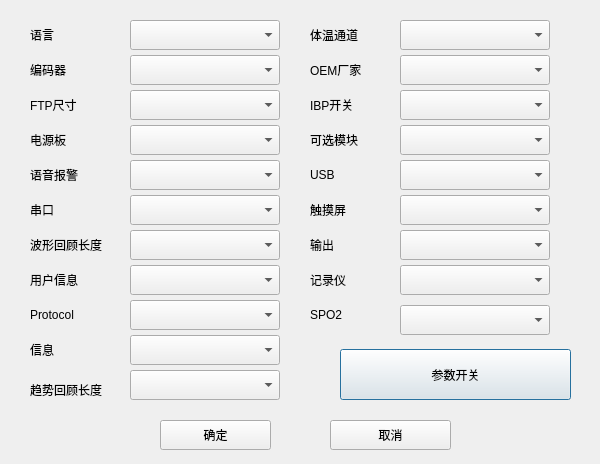
<?xml version="1.0" encoding="UTF-8"?>
<ui version="4.0">
 <class>Dlg_serv_usr_config</class>
 <widget class="QDialog" name="Dlg_serv_usr_config">
  <property name="geometry">
   <rect>
    <x>0</x>
    <y>0</y>
    <width>600</width>
    <height>464</height>
   </rect>
  </property>
  <property name="focusPolicy">
   <enum>Qt::NoFocus</enum>
  </property>
  <property name="windowTitle">
   <string>用户配置</string>
  </property>
  <widget class="QComboBox" name="comboBox_17">
   <property name="geometry">
    <rect>
     <x>130</x>
     <y>370</y>
     <width>150</width>
     <height>30</height>
    </rect>
   </property>
   <property name="maxVisibleItems">
    <number>6</number>
   </property>
  </widget>
  <widget class="QLabel" name="label_13">
   <property name="geometry">
    <rect>
     <x>310</x>
     <y>60</y>
     <width>71</width>
     <height>20</height>
    </rect>
   </property>
   <property name="text">
    <string>OEM厂家</string>
   </property>
  </widget>
  <widget class="QLabel" name="label_17">
   <property name="geometry">
    <rect>
     <x>310</x>
     <y>200</y>
     <width>71</width>
     <height>20</height>
    </rect>
   </property>
   <property name="text">
    <string>触摸屏</string>
   </property>
  </widget>
  <widget class="QLabel" name="label_9">
   <property name="geometry">
    <rect>
     <x>30</x>
     <y>305</y>
     <width>91</width>
     <height>20</height>
    </rect>
   </property>
   <property name="text">
    <string>Protocol</string>
   </property>
  </widget>
  <widget class="QComboBox" name="comboBox_13">
   <property name="geometry">
    <rect>
     <x>400</x>
     <y>20</y>
     <width>150</width>
     <height>30</height>
    </rect>
   </property>
   <property name="maxVisibleItems">
    <number>2</number>
   </property>
  </widget>
  <widget class="QLabel" name="label_12">
   <property name="geometry">
    <rect>
     <x>310</x>
     <y>25</y>
     <width>71</width>
     <height>20</height>
    </rect>
   </property>
   <property name="text">
    <string>体温通道</string>
   </property>
  </widget>
  <widget class="QLabel" name="label_6">
   <property name="geometry">
    <rect>
     <x>30</x>
     <y>200</y>
     <width>71</width>
     <height>20</height>
    </rect>
   </property>
   <property name="text">
    <string>串口</string>
   </property>
  </widget>
  <widget class="QLabel" name="label_2">
   <property name="geometry">
    <rect>
     <x>30</x>
     <y>60</y>
     <width>51</width>
     <height>20</height>
    </rect>
   </property>
   <property name="text">
    <string>编码器</string>
   </property>
  </widget>
  <widget class="QLabel" name="label_7">
   <property name="geometry">
    <rect>
     <x>30</x>
     <y>235</y>
     <width>95</width>
     <height>20</height>
    </rect>
   </property>
   <property name="text">
    <string>波形回顾长度</string>
   </property>
  </widget>
  <widget class="QComboBox" name="comboBox_18">
   <property name="geometry">
    <rect>
     <x>400</x>
     <y>265</y>
     <width>150</width>
     <height>30</height>
    </rect>
   </property>
   <property name="maxVisibleItems">
    <number>2</number>
   </property>
  </widget>
  <widget class="QLabel" name="label_4">
   <property name="geometry">
    <rect>
     <x>30</x>
     <y>130</y>
     <width>61</width>
     <height>20</height>
    </rect>
   </property>
   <property name="text">
    <string>电源板</string>
   </property>
  </widget>
  <widget class="QLabel" name="label_19">
   <property name="geometry">
    <rect>
     <x>310</x>
     <y>270</y>
     <width>71</width>
     <height>20</height>
    </rect>
   </property>
   <property name="text">
    <string>记录仪 </string>
   </property>
  </widget>
  <widget class="QComboBox" name="comboBox">
   <property name="geometry">
    <rect>
     <x>130</x>
     <y>20</y>
     <width>150</width>
     <height>30</height>
    </rect>
   </property>
   <property name="maxVisibleItems">
    <number>2</number>
   </property>
  </widget>
  <widget class="QPushButton" name="pushButton_3">
   <property name="geometry">
    <rect>
     <x>340</x>
     <y>349</y>
     <width>231</width>
     <height>51</height>
    </rect>
   </property>
   <property name="text">
    <string>参数开关</string>
   </property>
  </widget>
  <widget class="QLabel" name="label_15">
   <property name="geometry">
    <rect>
     <x>310</x>
     <y>130</y>
     <width>71</width>
     <height>20</height>
    </rect>
   </property>
   <property name="text">
    <string>可选模块</string>
   </property>
  </widget>
  <widget class="QLabel" name="label_10">
   <property name="geometry">
    <rect>
     <x>30</x>
     <y>340</y>
     <width>101</width>
     <height>20</height>
    </rect>
   </property>
   <property name="text">
    <string>信息</string>
   </property>
  </widget>
  <widget class="QLabel" name="label_18">
   <property name="geometry">
    <rect>
     <x>310</x>
     <y>235</y>
     <width>71</width>
     <height>20</height>
    </rect>
   </property>
   <property name="text">
    <string>输出</string>
   </property>
  </widget>
  <widget class="QLabel" name="label">
   <property name="geometry">
    <rect>
     <x>30</x>
     <y>25</y>
     <width>41</width>
     <height>20</height>
    </rect>
   </property>
   <property name="text">
    <string>语言</string>
   </property>
  </widget>
  <widget class="QLabel" name="label_8">
   <property name="geometry">
    <rect>
     <x>30</x>
     <y>270</y>
     <width>91</width>
     <height>20</height>
    </rect>
   </property>
   <property name="text">
    <string>用户信息</string>
   </property>
  </widget>
  <widget class="QComboBox" name="comboBox_16">
   <property name="geometry">
    <rect>
     <x>400</x>
     <y>305</y>
     <width>150</width>
     <height>30</height>
    </rect>
   </property>
   <property name="maxVisibleItems">
    <number>2</number>
   </property>
  </widget>
  <widget class="QComboBox" name="comboBox_11">
   <property name="geometry">
    <rect>
     <x>130</x>
     <y>230</y>
     <width>150</width>
     <height>30</height>
    </rect>
   </property>
   <property name="maxVisibleItems">
    <number>8</number>
   </property>
  </widget>
  <widget class="QComboBox" name="comboBox_6">
   <property name="geometry">
    <rect>
     <x>130</x>
     <y>160</y>
     <width>150</width>
     <height>30</height>
    </rect>
   </property>
   <property name="maxVisibleItems">
    <number>2</number>
   </property>
  </widget>
  <widget class="QLabel" name="label_5">
   <property name="geometry">
    <rect>
     <x>30</x>
     <y>165</y>
     <width>71</width>
     <height>20</height>
    </rect>
   </property>
   <property name="text">
    <string>语音报警</string>
   </property>
  </widget>
  <widget class="QLabel" name="label_16">
   <property name="geometry">
    <rect>
     <x>310</x>
     <y>165</y>
     <width>71</width>
     <height>20</height>
    </rect>
   </property>
   <property name="text">
    <string>USB</string>
   </property>
  </widget>
  <widget class="QLabel" name="label_11">
   <property name="geometry">
    <rect>
     <x>30</x>
     <y>380</y>
     <width>95</width>
     <height>20</height>
    </rect>
   </property>
   <property name="text">
    <string>趋势回顾长度</string>
   </property>
  </widget>
  <widget class="QPushButton" name="pushButton">
   <property name="geometry">
    <rect>
     <x>160</x>
     <y>420</y>
     <width>111</width>
     <height>30</height>
    </rect>
   </property>
   <property name="text">
    <string>确定</string>
   </property>
  </widget>
  <widget class="QComboBox" name="comboBox_12">
   <property name="geometry">
    <rect>
     <x>400</x>
     <y>230</y>
     <width>150</width>
     <height>30</height>
    </rect>
   </property>
   <property name="maxVisibleItems">
    <number>2</number>
   </property>
  </widget>
  <widget class="QComboBox" name="comboBox_10">
   <property name="geometry">
    <rect>
     <x>130</x>
     <y>300</y>
     <width>150</width>
     <height>30</height>
    </rect>
   </property>
   <property name="maxVisibleItems">
    <number>3</number>
   </property>
  </widget>
  <widget class="QComboBox" name="comboBox_15">
   <property name="geometry">
    <rect>
     <x>400</x>
     <y>160</y>
     <width>150</width>
     <height>30</height>
    </rect>
   </property>
   <property name="maxVisibleItems">
    <number>2</number>
   </property>
  </widget>
  <widget class="QComboBox" name="comboBox_14">
   <property name="geometry">
    <rect>
     <x>400</x>
     <y>195</y>
     <width>150</width>
     <height>30</height>
    </rect>
   </property>
   <property name="maxVisibleItems">
    <number>2</number>
   </property>
  </widget>
  <widget class="QPushButton" name="pushButton_2">
   <property name="geometry">
    <rect>
     <x>330</x>
     <y>420</y>
     <width>121</width>
     <height>30</height>
    </rect>
   </property>
   <property name="text">
    <string>取消</string>
   </property>
  </widget>
  <widget class="QComboBox" name="comboBox_2">
   <property name="geometry">
    <rect>
     <x>130</x>
     <y>55</y>
     <width>150</width>
     <height>30</height>
    </rect>
   </property>
   <property name="maxVisibleItems">
    <number>3</number>
   </property>
  </widget>
  <widget class="QComboBox" name="comboBox_8">
   <property name="geometry">
    <rect>
     <x>130</x>
     <y>265</y>
     <width>150</width>
     <height>30</height>
    </rect>
   </property>
   <property name="maxVisibleItems">
    <number>4</number>
   </property>
  </widget>
  <widget class="QComboBox" name="comboBox_9">
   <property name="geometry">
    <rect>
     <x>400</x>
     <y>90</y>
     <width>150</width>
     <height>30</height>
    </rect>
   </property>
   <property name="maxVisibleItems">
    <number>2</number>
   </property>
  </widget>
  <widget class="QComboBox" name="comboBox_20">
   <property name="geometry">
    <rect>
     <x>400</x>
     <y>55</y>
     <width>150</width>
     <height>30</height>
    </rect>
   </property>
   <property name="maxVisibleItems">
    <number>2</number>
   </property>
  </widget>
  <widget class="QComboBox" name="comboBox_4">
   <property name="geometry">
    <rect>
     <x>130</x>
     <y>195</y>
     <width>150</width>
     <height>30</height>
    </rect>
   </property>
   <property name="maxVisibleItems">
    <number>4</number>
   </property>
  </widget>
  <widget class="QComboBox" name="comboBox_19">
   <property name="geometry">
    <rect>
     <x>400</x>
     <y>125</y>
     <width>150</width>
     <height>30</height>
    </rect>
   </property>
   <property name="maxVisibleItems">
    <number>2</number>
   </property>
  </widget>
  <widget class="QComboBox" name="comboBox_5">
   <property name="geometry">
    <rect>
     <x>130</x>
     <y>125</y>
     <width>150</width>
     <height>30</height>
    </rect>
   </property>
   <property name="maxVisibleItems">
    <number>5</number>
   </property>
  </widget>
  <widget class="QLabel" name="label_3">
   <property name="geometry">
    <rect>
     <x>30</x>
     <y>95</y>
     <width>61</width>
     <height>20</height>
    </rect>
   </property>
   <property name="text">
    <string>FTP尺寸</string>
   </property>
  </widget>
  <widget class="QComboBox" name="comboBox_7">
   <property name="geometry">
    <rect>
     <x>130</x>
     <y>335</y>
     <width>150</width>
     <height>30</height>
    </rect>
   </property>
   <property name="maxVisibleItems">
    <number>2</number>
   </property>
  </widget>
  <widget class="QLabel" name="label_14">
   <property name="geometry">
    <rect>
     <x>310</x>
     <y>95</y>
     <width>71</width>
     <height>20</height>
    </rect>
   </property>
   <property name="text">
    <string>IBP开关</string>
   </property>
  </widget>
  <widget class="QLabel" name="label_20">
   <property name="geometry">
    <rect>
     <x>310</x>
     <y>305</y>
     <width>51</width>
     <height>20</height>
    </rect>
   </property>
   <property name="text">
    <string>SPO2</string>
   </property>
  </widget>
  <widget class="QComboBox" name="comboBox_3">
   <property name="geometry">
    <rect>
     <x>130</x>
     <y>90</y>
     <width>150</width>
     <height>30</height>
    </rect>
   </property>
   <property name="maxVisibleItems">
    <number>4</number>
   </property>
  </widget>
 </widget>
 <resources/>
 <connections/>
</ui>
